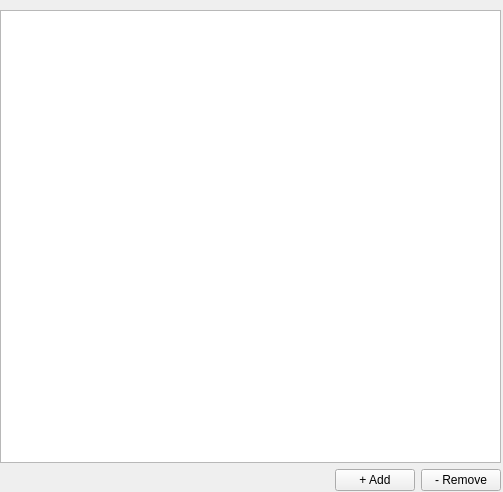
<?xml version="1.0" encoding="UTF-8"?>
<ui version="4.0">
 <class>Speech</class>
 <widget class="QWidget" name="Speech">
  <property name="geometry">
   <rect>
    <x>0</x>
    <y>0</y>
    <width>503</width>
    <height>492</height>
   </rect>
  </property>
  <property name="windowTitle">
   <string>Form</string>
  </property>
  <widget class="QWidget" name="gridLayoutWidget">
   <property name="geometry">
    <rect>
     <x>0</x>
     <y>10</y>
     <width>501</width>
     <height>481</height>
    </rect>
   </property>
   <layout class="QGridLayout" name="gridLayout">
    <item row="1" column="1">
     <widget class="QPushButton" name="addButton">
      <property name="text">
       <string>+ Add</string>
      </property>
     </widget>
    </item>
    <item row="1" column="2">
     <widget class="QPushButton" name="removeButton">
      <property name="text">
       <string>- Remove</string>
      </property>
     </widget>
    </item>
    <item row="0" column="0" colspan="3">
     <widget class="QListView" name="table">
      <property name="sizePolicy">
       <sizepolicy hsizetype="Expanding" vsizetype="Expanding">
        <horstretch>0</horstretch>
        <verstretch>2</verstretch>
       </sizepolicy>
      </property>
     </widget>
    </item>
    <item row="1" column="0">
     <spacer name="horizontalSpacer">
      <property name="orientation">
       <enum>Qt::Horizontal</enum>
      </property>
      <property name="sizeHint" stdset="0">
       <size>
        <width>40</width>
        <height>20</height>
       </size>
      </property>
     </spacer>
    </item>
   </layout>
  </widget>
 </widget>
 <resources/>
 <connections/>
</ui>
